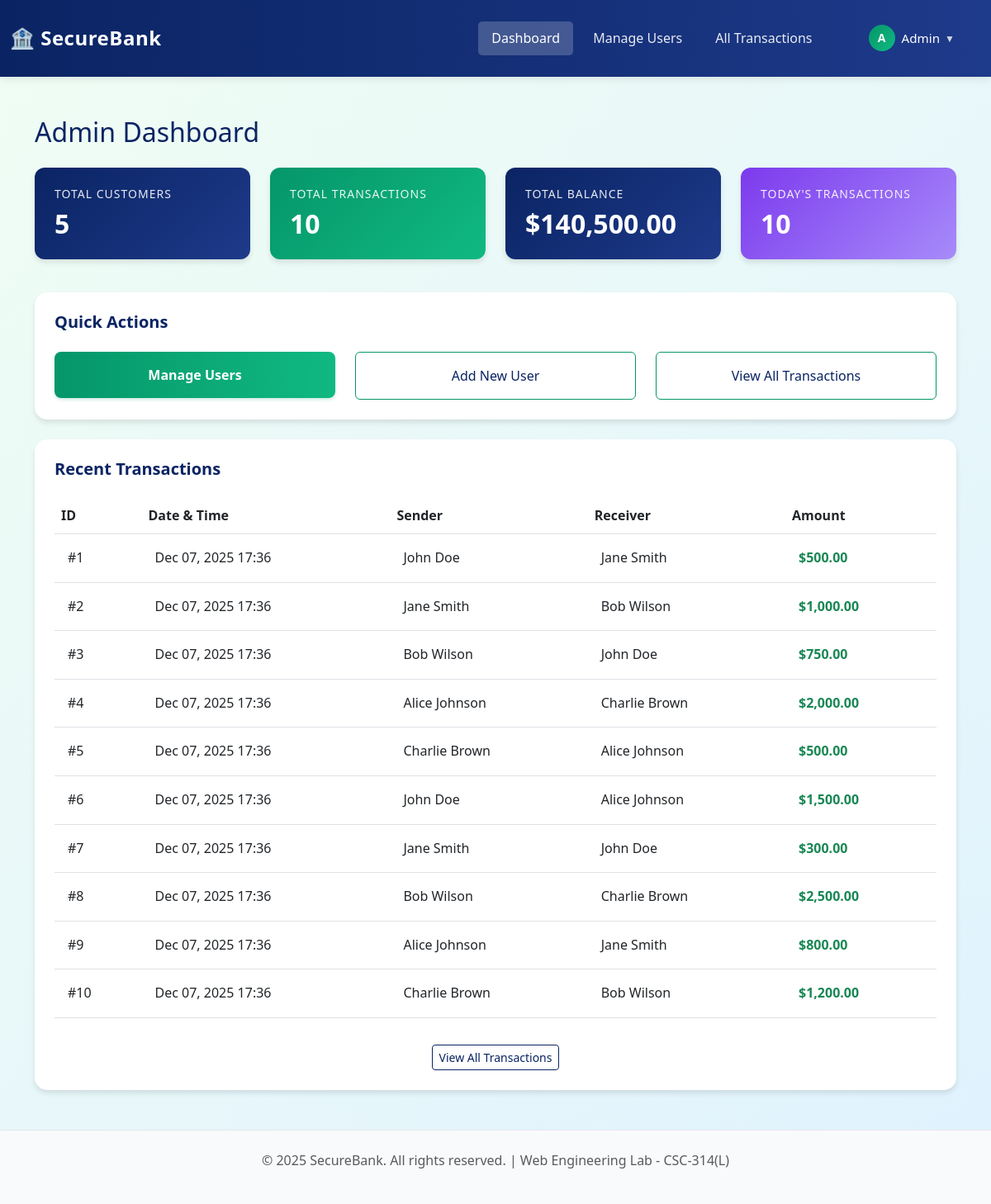
Page /admin/dashboard.php (signed in) on the committed database.
### tables this page shows
CREATE TABLE transactions (
    trans_id INT AUTO_INCREMENT PRIMARY KEY,
    sender_id INT NOT NULL,
    receiver_id INT NOT NULL,
    amount DECIMAL(15, 2) NOT NULL,
    description VARCHAR(255) DEFAULT NULL,
    timestamp TIMESTAMP DEFAULT CURRENT_TIMESTAMP,
    FOREIGN KEY (sender_id) REFERENCES users(user_id) ON DELETE CASCADE,
    FOREIGN KEY (receiver_id) REFERENCES users(user_id) ON DELETE CASCADE,
    INDEX idx_sender (sender_id),
    INDEX idx_receiver (receiver_id),
    INDEX idx_timestamp (timestamp)
);

CREATE TABLE users (
    user_id INT AUTO_INCREMENT PRIMARY KEY,
    name VARCHAR(100) NOT NULL,
    email VARCHAR(100) UNIQUE NOT NULL,
    password_hash VARCHAR(255) NOT NULL,
    role ENUM('Admin', 'Customer') DEFAULT 'Customer',
    created_at TIMESTAMP DEFAULT CURRENT_TIMESTAMP,
    updated_at TIMESTAMP DEFAULT CURRENT_TIMESTAMP ON UPDATE CURRENT_TIMESTAMP,
    INDEX idx_email (email),
    INDEX idx_role (role)
);

### admin/dashboard.php (the view, shortened to what this page needs)
<?php
$conn = getDBConnection();
$firstName = explode(' ', $_SESSION['name'])[0];
$total_customers = $conn->query("SELECT COUNT(*) as count FROM users WHERE role = 'Customer'")->fetch_assoc()['count'];
$total_transactions = $conn->query("SELECT COUNT(*) as count FROM transactions")->fetch_assoc()['count'];
$total_balance = $conn->query("SELECT SUM(current_balance) as total FROM accounts")->fetch_assoc()['total'];
$today_transactions = $conn->query("SELECT COUNT(*) as count FROM transactions WHERE DATE(timestamp) = CURDATE()")->fetch_assoc()['count'];
$recent_transactions = $conn->query("
    SELECT t.*,
           sender.name as sender_name,
           receiver.name as receiver_name
    FROM transactions t
    JOIN users sender ON t.sender_id = sender.user_id
    JOIN users receiver ON t.receiver_id = receiver.user_id
    ORDER BY t.timestamp DESC
    LIMIT 10
");
?>
<!DOCTYPE html>
<html lang="en">
<head>
    <link href="https://cdn.jsdelivr.net/npm/bootstrap@5.3.0/dist/css/bootstrap.min.css" rel="stylesheet">
    <link rel="stylesheet" href="../assets/css/custom.css">
</head>
<body>
    <nav class="navbar navbar-expand-lg navbar-dark navbar-custom">
        <div class="container-fluid">
            <a class="navbar-brand fw-bold" href="#">🏦 SecureBank</a>
            <div class="collapse navbar-collapse" id="navbarNav">
                <ul class="navbar-nav ms-auto align-items-center">
                    <li class="nav-item">
                        <a class="nav-link active" href="dashboard.php">Dashboard</a>
                    </li>
                    <li class="nav-item">
                        <a class="nav-link" href="manage_users.php">Manage Users</a>
                    </li>
                    <li class="nav-item">
                        <a class="nav-link" href="view_transactions.php">All Transactions</a>
                    </li>
                    <li class="nav-item dropdown user-profile-menu ms-3">
                        <a class="nav-link dropdown-toggle p-0" href="#" id="userDropdown" role="button"
                           data-bs-toggle="dropdown" aria-expanded="false" style="text-decoration: none;">
                            <span class="user-display">
                                <span class="user-avatar"><?php echo strtoupper(substr($firstName, 0, 1)); ?></span>
                                <span><?php echo htmlspecialchars($firstName); ?></span>
                                <span class="dropdown-arrow">▼</span>
                            </span>
                        </a>
                    </li>
                </ul>
            </div>
        </div>
    </nav>
    <div class="container mt-5">
        <h2 class="mb-4" style="color: var(--primary-blue);">Admin Dashboard</h2>
        <div class="row mb-4">
            <div class="col-md-6 col-lg-3 mb-3">
                <div class="stats-card">
                    <h6 class="mb-2">Total Customers</h6>
                    <h2 class="mb-0"><?php echo $total_customers; ?></h2>
                </div>
            </div>
            <div class="col-md-6 col-lg-3 mb-3">
                <div class="stats-card" style="background: linear-gradient(135deg, var(--primary-green) 0%, var(--secondary-green) 100%);">
                    <h6 class="mb-2">Total Transactions</h6>
                    <h2 class="mb-0"><?php echo $total_transactions; ?></h2>
                </div>
            </div>
            <div class="col-md-6 col-lg-3 mb-3">
                <div class="stats-card">
                    <h6 class="mb-2">Total Balance</h6>
                    <h2 class="mb-0">$<?php echo number_format($total_balance, 2); ?></h2>
                </div>
            </div>
            <div class="col-md-6 col-lg-3 mb-3">
                <div class="stats-card" style="background: linear-gradient(135deg, #7c3aed 0%, #a78bfa 100%);">
                    <h6 class="mb-2">Today's Transactions</h6>
                    <h2 class="mb-0"><?php echo $today_transactions; ?></h2>
                </div>
            </div>
        </div>
        <div class="row mb-4">
            <div class="col-12">
                <div class="card card-custom">
                    <div class="card-body">
                        <h5 class="card-title mb-4">Quick Actions</h5>
                        <div class="row">
                            <div class="col-md-4 mb-3 mb-md-0">
                                <a href="manage_users.php" class="btn btn-primary-custom w-100 py-3">
                                    Manage Users
                                </a>
                            </div>
                            <div class="col-md-4 mb-3 mb-md-0">
                                <a href="create_user.php" class="btn btn-outline-primary w-100 py-3" style="border-color: var(--primary-green);">
                                    Add New User
                                </a>
                            </div>
                            <div class="col-md-4">
                                <a href="view_transactions.php" class="btn btn-outline-primary w-100 py-3" style="border-color: var(--primary-green); ">
                                    View All Transactions
                                </a>
                            </div>
                        </div>
                    </div>
                </div>
            </div>
        </div>
        <div class="row">
            <div class="col-12">
                <div class="card card-custom">
                    <div class="card-body">
                        <h5 class="card-title mb-4">Recent Transactions</h5>
                        <div class="table-responsive">
                            <table class="table table-hover">
                                <thead class="table-custom">
                                    <tr>
                                        <th>ID</th>
                                        <th>Date & Time</th>
                                        <th>Sender</th>
                                        <th>Receiver</th>
                                        <th>Amount</th>
                                    </tr>
                                </thead>
                                <tbody>
                                    <?php if ($recent_transactions->num_rows > 0): ?>
                                        <?php while ($trans = $recent_transactions->fetch_assoc()): ?>
                                            <tr>
                                                <td>#<?php echo $trans['trans_id']; ?></td>
                                                <td><?php echo date('M d, Y H:i', strtotime($trans['timestamp'])); ?></td>
                                                <td><?php echo htmlspecialchars($trans['sender_name']); ?></td>
                                                <td><?php echo htmlspecialchars($trans['receiver_name']); ?></td>
                                                <td class="text-success fw-bold">$<?php echo number_format($trans['amount'], 2); ?></td>
                                            </tr>
                                        <?php endwhile; ?>
                                    <?php else: ?>
                                        <tr>
                                            <td colspan="5" class="text-center text-muted">No transactions yet</td>
                                        </tr>
                                    <?php endif; ?>
                                </tbody>
                            </table>
                        </div>
                        <?php if ($recent_transactions->num_rows > 0): ?>
                            <div class="text-center mt-3">
                                <a href="view_transactions.php" class="btn btn-sm btn-outline-primary">View All Transactions</a>
                            </div>
                        <?php endif; ?>
                    </div>
                </div>
            </div>
        </div>
    </div>
    <footer class="mt-5 py-4 text-center text-muted">
        <p>&copy; 2025 SecureBank. All rights reserved. | Web Engineering Lab - CSC-314(L)</p>
    </footer>
</body>
</html>

### assets/css/custom.css (style rules this page uses)
:root { --primary-blue: #0a2463; --secondary-blue: #1e3a8a; --primary-green: #059669; --secondary-green: #10b981; --light-bg: #f0fdf4; --dark-text: #1f2937; --light-text: #6b7280; --success-color: #059669; --danger-color: #dc2626; --warning-color: #f59e0b; --info-color: #0284c7; }
* { margin: 0; padding: 0; box-sizing: border-box; }
body { font-family: 'Segoe UI', Tahoma, Geneva, Verdana, sans-serif; background: linear-gradient(135deg, var(--light-bg) 0%, #e0f2fe 100%); min-height: 100vh; color: var(--dark-text); line-height: 1.6; }
.navbar-custom { background: linear-gradient(90deg, var(--primary-blue) 0%, var(--secondary-blue) 100%); box-shadow: 0 2px 10px rgba(0, 0, 0, 0.1); padding: 1rem 0; }
.navbar-brand { font-size: 1.5rem; font-weight: 700; color: white !important; letter-spacing: 0.5px; }
.navbar-custom .nav-link { color: rgba(255, 255, 255, 0.9) !important; font-weight: 500; padding: 0.5rem 1rem !important; transition: all 0.3s ease; border-radius: 5px; margin: 0 0.25rem; }
.navbar-custom .nav-link.active { color: white !important; background: rgba(255, 255, 255, 0.2); }
.btn-primary-custom { background: linear-gradient(90deg, var(--primary-green) 0%, var(--secondary-green) 100%); border: none; color: white; font-weight: 600; padding: 0.625rem 1.5rem; border-radius: 8px; transition: all 0.3s ease; box-shadow: 0 2px 4px rgba(5, 150, 105, 0.2); }
.btn-outline-primary { border-color: var(--primary-blue); color: var(--primary-blue); }
.card-custom { border: none; border-radius: 15px; box-shadow: 0 4px 6px rgba(0, 0, 0, 0.1); transition: all 0.3s ease; background: white; overflow: hidden; }
.card-body { padding: 1.5rem; }
.card-title { color: var(--primary-blue); font-weight: 700; margin-bottom: 1rem; }
.stats-card { background: linear-gradient(135deg, var(--primary-blue) 0%, var(--secondary-blue) 100%); color: white; border-radius: 12px; padding: 1.5rem; box-shadow: 0 4px 6px rgba(0, 0, 0, 0.1); transition: all 0.3s ease; }
.stats-card h2 { font-size: 2rem; font-weight: 700; margin-bottom: 0.5rem; }
.stats-card h6 { font-size: 0.875rem; font-weight: 400; opacity: 0.9; text-transform: uppercase; letter-spacing: 1px; }
.table-hover tbody tr { transition: all 0.2s ease; }
.table td { vertical-align: middle; padding: 1rem; }
footer { background-color: #f9fafb; border-top: 1px solid #e5e7eb; margin-top: auto; }
.card-custom { animation: fadeIn 0.5s ease-out; }

### admin/dashboard.php (style rules this page uses)
.user-profile-menu { position: relative; }
.user-avatar { width: 32px; height: 32px; border-radius: 50%; background: linear-gradient(135deg, #059669, #10b981); color: white; display: inline-flex; align-items: center; justify-content: center; font-weight: 600; font-size: 14px; margin-right: 8px; }
.user-display { color: white; font-weight: 500; font-size: 0.95rem; cursor: pointer; padding: 0.4rem 0.75rem; border-radius: 8px; transition: background 0.3s ease; display: inline-flex; align-items: center; }
.navbar .dropdown-toggle::after { display: none; }
.dropdown-arrow { margin-left: 6px; font-size: 0.75rem; opacity: 0.8; }

### rows in the picture
transactions: trans_id "1", timestamp "Dec 07, 2025 17:36", sender.name "John Doe", receiver.name "Jane Smith", amount "500.00"
transactions: trans_id "2", timestamp "Dec 07, 2025 17:36", sender.name "Jane Smith", receiver.name "Bob Wilson", amount "1,000.00"
transactions: trans_id "3", timestamp "Dec 07, 2025 17:36", sender.name "Bob Wilson", receiver.name "John Doe", amount "750.00"
transactions: trans_id "4", timestamp "Dec 07, 2025 17:36", sender.name "Alice Johnson", receiver.name "Charlie Brown", amount "2,000.00"
transactions: trans_id "5", timestamp "Dec 07, 2025 17:36", sender.name "Charlie Brown", receiver.name "Alice Johnson", amount "500.00"
transactions: trans_id "6", timestamp "Dec 07, 2025 17:36", sender.name "John Doe", receiver.name "Alice Johnson", amount "1,500.00"
transactions: trans_id "7", timestamp "Dec 07, 2025 17:36", sender.name "Jane Smith", receiver.name "John Doe", amount "300.00"
transactions: trans_id "8", timestamp "Dec 07, 2025 17:36", sender.name "Bob Wilson", receiver.name "Charlie Brown", amount "2,500.00"
transactions: trans_id "9", timestamp "Dec 07, 2025 17:36", sender.name "Alice Johnson", receiver.name "Jane Smith", amount "800.00"
transactions: trans_id "10", timestamp "Dec 07, 2025 17:36", sender.name "Charlie Brown", receiver.name "Bob Wilson", amount "1,200.00"

### other values in the picture
substr($firstName, 0, 1) "A"
$firstName "Admin"
$total_customers "5"
$total_transactions "10"
$total_balance "140,500.00"
$today_transactions "10"
